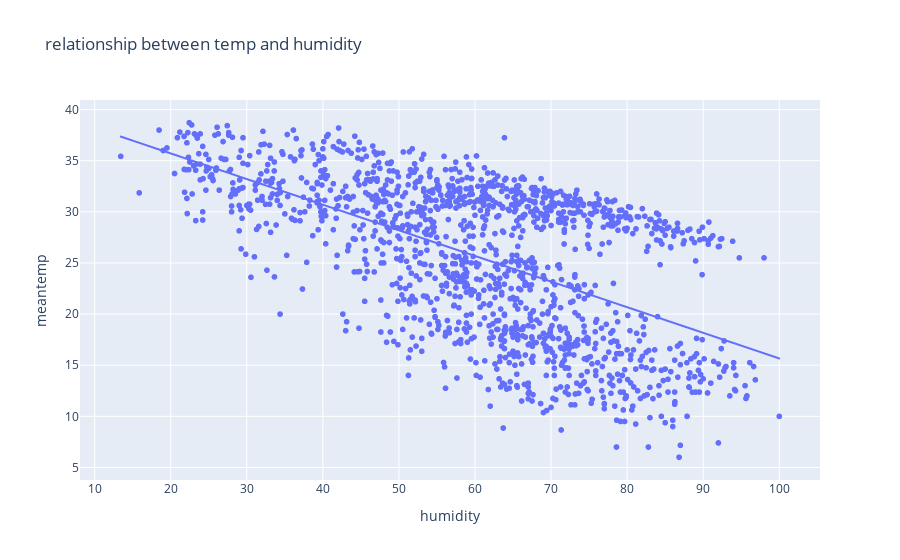

The notebook cell saved with this chart:
### Code cell
figure = px.scatter(data,x='humidity',y='meantemp',
                   trendline='ols',
                   title='relationship between temp and humidity')
figure.show()

### Figure 1 — Plotly figure (JSON) as saved in the notebook; plotly's stock layout.template omitted (floating-point values rounded to 4 significant figures; data arrays with more than 128 entries replaced by an {"elided": "..."} marker saying what was removed)
{"data": [{"hovertemplate": "humidity=%{x}<br>meantemp=%{y}<extra></extra>", "legendgroup": "", "marker": {"color": "#636efa", "symbol": "circle"}, "mode": "markers", "name": "", "showlegend": false, "type": "scattergl", "x": {"elided": "1462 float values"}, "xaxis": "x", "y": {"elided": "1462 float values"}, "yaxis": "y"}, {"hovertemplate": "<b>OLS trendline</b><br>meantemp = -0.250617 * humidity + 40.7259<br>R<sup>2</sup>=0.327128<br><br>humidity=%{x}<br>meantemp=%{y} <b>(trend)</b><extra></extra>", "legendgroup": "", "marker": {"color": "#636efa", "symbol": "circle"}, "mode": "lines", "name": "", "showlegend": false, "type": "scattergl", "x": {"elided": "1462 float values"}, "xaxis": "x", "y": {"elided": "1462 float values"}, "yaxis": "y"}], "layout": {"legend": {"tracegroupgap": 0}, "title": {"text": "relationship between temp and humidity"}, "xaxis": {"anchor": "y", "domain": [0, 1], "title": {"text": "humidity"}}, "yaxis": {"anchor": "x", "domain": [0, 1], "title": {"text": "meantemp"}}}}
